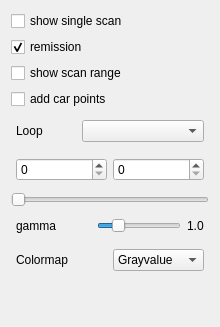
       <widget class="QWidget" name="tab_3">
        <attribute name="title">
         <string>Visuals</string>
        </attribute>
        <layout class="QVBoxLayout" name="verticalLayout_7">
         <item>
          <widget class="QCheckBox" name="chkShowSingleScan">
           <property name="text">
            <string>show single scan</string>
           </property>
          </widget>
         </item>
         <item>
          <widget class="QCheckBox" name="chkShowRemission">
           <property name="text">
            <string>remission</string>
           </property>
           <property name="checked">
            <bool>true</bool>
           </property>
          </widget>
         </item>
         <item>
          <widget class="QCheckBox" name="chkShowScanRange">
           <property name="text">
            <string>show scan range</string>
           </property>
          </widget>
         </item>
         <item>
          <widget class="QCheckBox" name="chkAddCarPoints">
           <property name="text">
            <string>add car points</string>
           </property>
           <property name="checked">
            <bool>false</bool>
           </property>
          </widget>
         </item>
         <item>
          <layout class="QHBoxLayout" name="horizontalLayout_7">
           <property name="leftMargin">
            <number>5</number>
           </property>
           <property name="topMargin">
            <number>5</number>
           </property>
           <property name="rightMargin">
            <number>5</number>
           </property>
           <property name="bottomMargin">
            <number>5</number>
           </property>
           <item>
            <widget class="QLabel" name="label_2">
             <property name="minimumSize">
              <size>
               <width>60</width>
               <height>0</height>
              </size>
             </property>
             <property name="text">
              <string>Loop</string>
             </property>
            </widget>
           </item>
           <item>
            <widget class="QComboBox" name="cmbLoops">
             <property name="sizePolicy">
              <sizepolicy hsizetype="MinimumExpanding" vsizetype="Fixed">
               <horstretch>0</horstretch>
               <verstretch>0</verstretch>
              </sizepolicy>
             </property>
            </widget>
           </item>
          </layout>
         </item>
         <item>
          <layout class="QHBoxLayout" name="horizontalLayout_19">
           <property name="leftMargin">
            <number>5</number>
           </property>
           <property name="topMargin">
            <number>5</number>
           </property>
           <property name="rightMargin">
            <number>5</number>
           </property>
           <property name="bottomMargin">
            <number>5</number>
           </property>
           <item>
            <widget class="QSpinBox" name="spinRangeBegin">
             <property name="maximum">
              <number>1000</number>
             </property>
            </widget>
           </item>
           <item>
            <widget class="QSpinBox" name="spinRangeEnd">
             <property name="maximum">
              <number>1000</number>
             </property>
            </widget>
           </item>
          </layout>
         </item>
         <item>
          <widget class="QSlider" name="horizontalSlider">
           <property name="orientation">
            <enum>Qt::Horizontal</enum>
           </property>
          </widget>
         </item>
         <item>
          <layout class="QHBoxLayout" name="horizontalLayout_2">
           <property name="leftMargin">
            <number>5</number>
           </property>
           <property name="topMargin">
            <number>5</number>
           </property>
           <property name="rightMargin">
            <number>5</number>
           </property>
           <property name="bottomMargin">
            <number>5</number>
           </property>
           <item>
            <widget class="QLabel" name="label">
             <property name="minimumSize">
              <size>
               <width>75</width>
               <height>0</height>
              </size>
             </property>
             <property name="text">
              <string>gamma</string>
             </property>
            </widget>
           </item>
           <item>
            <widget class="QSlider" name="sldGamma">
             <property name="maximum">
              <number>50</number>
             </property>
             <property name="pageStep">
              <number>10</number>
             </property>
             <property name="value">
              <number>10</number>
             </property>
             <property name="orientation">
              <enum>Qt::Horizontal</enum>
             </property>
            </widget>
           </item>
           <item>
            <widget class="QLabel" name="lblGammaValue">
             <property name="text">
              <string>1.0</string>
             </property>
            </widget>
           </item>
          </layout>
         </item>
         <item>
          <layout class="QHBoxLayout" name="horizontalLayout_3">
           <property name="leftMargin">
            <number>5</number>
           </property>
           <property name="topMargin">
            <number>5</number>
           </property>
           <property name="rightMargin">
            <number>5</number>
           </property>
           <property name="bottomMargin">
            <number>5</number>
           </property>
           <item>
            <widget class="QLabel" name="label_3">
             <property name="minimumSize">
              <size>
               <width>75</width>
               <height>0</height>
              </size>
             </property>
             <property name="text">
              <string>Colormap</string>
             </property>
            </widget>
           </item>
           <item>
            <widget class="QComboBox" name="cmbColormap">
             <property name="minimumSize">
              <size>
               <width>0</width>
               <height>0</height>
              </size>
             </property>
             <item>
              <property name="text">
               <string>Grayvalue</string>
              </property>
             </item>
             <item>
              <property name="text">
               <string>Magma</string>
              </property>
             </item>
             <item>
              <property name="text">
               <string>Viridis</string>
              </property>
             </item>
             <item>
              <property name="text">
               <string>jet</string>
              </property>
             </item>
            </widget>
           </item>
          </layout>
         </item>
         <item>
          <spacer name="verticalSpacer_4">
           <property name="orientation">
            <enum>Qt::Vertical</enum>
           </property>
           <property name="sizeHint" stdset="0">
            <size>
             <width>20</width>
             <height>40</height>
            </size>
           </property>
          </spacer>
         </item>
        </layout>
       </widget>
